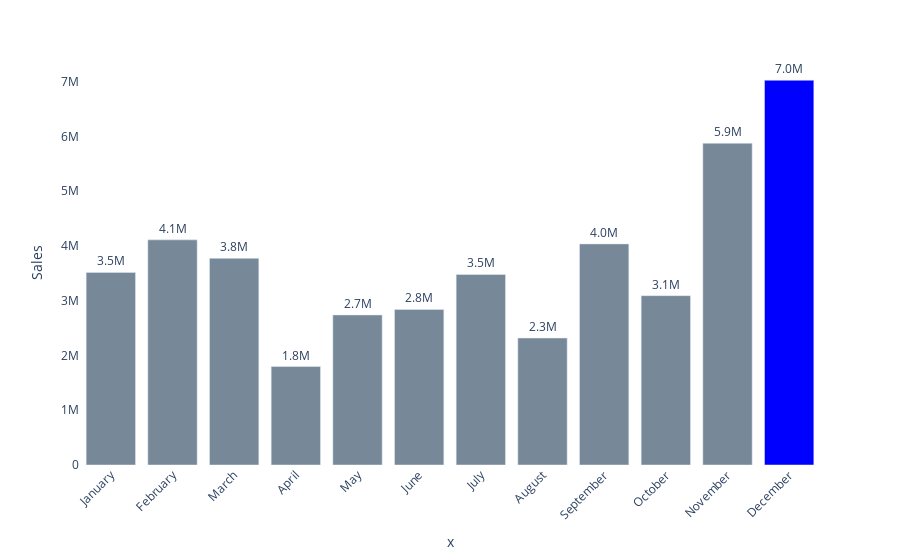

Notebook code cell kept with this figure:
### Code cell
import datetime
months = [month for month in range(1,13)]

month_names = [datetime.date(1900, monthinteger, 1).strftime('%B') for monthinteger in months]

# px.bar(sales_per_month, x = month_names, y = 'Sales', barmode = 'group')

fig = px.bar(sales_per_month, x = month_names, y = 'Sales', text = 'Sales')

fig.update_traces( texttemplate='%{text:.2s}', textposition = 'outside',
                 marker_color=colors)

fig.update_layout(uniformtext_minsize = 9)

fig.update_layout(xaxis_tickangle = -45)

fig.update_layout({'plot_bgcolor': 'white',
                  'paper_bgcolor': 'white'})

### Figure 1 — Plotly figure (JSON) as saved in the notebook; plotly's stock layout.template omitted (floating-point values rounded to 4 significant figures)
{"data": [{"alignmentgroup": "True", "hovertemplate": "x=%{x}<br>Sales=%{text}<extra></extra>", "legendgroup": "", "marker": {"color": ["lightslategray", "lightslategray", "lightslategray", "lightslategray", "lightslategray", "lightslategray", "lightslategray", "lightslategray", "lightslategray", "lightslategray", "lightslategray", "blue"]}, "name": "", "offsetgroup": "", "orientation": "v", "showlegend": false, "text": [3517000.0, 4112000.0, 3774000.0, 1799000.0, 2741000.0, 2841000.0, 3479000.0, 2319000.0, 4038000.0, 3093000.0, 5877000.0, 7027000.0], "textposition": "outside", "texttemplate": "%{text:.2s}", "type": "bar", "x": ["January", "February", "March", "April", "May", "June", "July", "August", "September", "October", "November", "December"], "xaxis": "x", "y": [3517000.0, 4112000.0, 3774000.0, 1799000.0, 2741000.0, 2841000.0, 3479000.0, 2319000.0, 4038000.0, 3093000.0, 5877000.0, 7027000.0], "yaxis": "y"}], "layout": {"barmode": "relative", "legend": {"tracegroupgap": 0}, "margin": {"t": 60}, "paper_bgcolor": "white", "plot_bgcolor": "white", "uniformtext": {"minsize": 9}, "xaxis": {"anchor": "y", "domain": [0, 1], "tickangle": -45, "title": {"text": "x"}}, "yaxis": {"anchor": "x", "domain": [0, 1], "title": {"text": "Sales"}}}}
